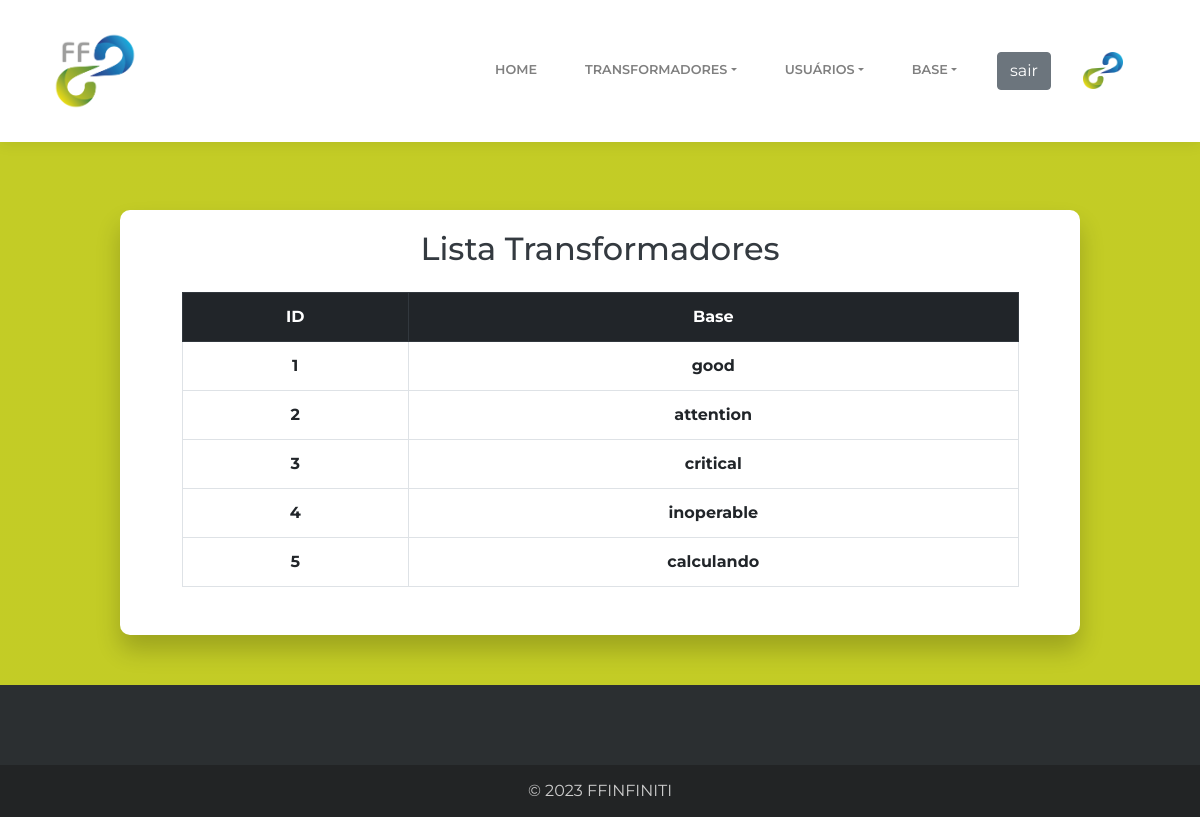
The page /paginas/list.transformers.status.php (signed in) on the database its author committed.
### tables this page shows
CREATE TABLE `transformersStatus` (
  `id` int NOT NULL AUTO_INCREMENT,
  `status` varchar(255) DEFAULT NULL,
  PRIMARY KEY (`id`)
);

### dao/transformersStatusDao.php (called while the page is built, shortened)
<?php
	function listTransformersStatus(){
    	$conn = conectar();
    	$sql = "select * from transformersStatus order by id";
		$result = mysqli_query($conn,$sql);
		return $result;
	}
?>

### paginas/list.transformers.status.php (the view)
<?php
	include_once('../template/header.php');
	include_once('../dao/transformersStatusDao.php');
    $resulTransformersStatus = listTransformersStatus();
?>
			 <section id="listtransformers" class="sections degrade" style="">
	            <div class="container">
                    <div class="content" style="width: 90%;height: 95%;">
		                <div class="table-responsive" style="padding-top: 20px;">
		                	<div class="form-group text-center h2">
                        		<label class="text-center text-dark">Lista Transformadores</label>
                    		</div>
							<table class="table table-bordered">
								<tbody>
									<tr class="text-center thead-dark">
								    	<th scope="row">ID</th>
								    	<th scope="row">Base</th>
									</tr>
			                   		<?php
			                   			while($transformerStatus = mysqli_fetch_array($resulTransformersStatus)){
									 		echo '<tr class="text-center">';
								    			echo '<th scope="row">'.$transformerStatus['id'].'</th>';
								    			echo '<th scope="row">'.$transformerStatus['status'].'</th>';
									    	echo '</tr>';
									    }
									?>
								</tbody>
							</table>
						</div>
		        	</div>
		        </div>
	         </section>
<?php
	include_once('../template/footer.php');
?>

### assets/css/style.css (style rules this page uses)
.degrade { width: 100%; overflow: hidden; display: flex; justify-content: center; align-items: center; background: linear-gradient(-45deg, #C3CC25, #C3CC26); background-attachment: fixed; overflow: hidden; position: relative; background-size: cover; text-align: justify; padding-top: 5rem; }
.sections .container { background: #fff; border-radius: 10px; box-shadow: 0 15px 25px rgba(0,0,0,0.2); width: 80%; display: flex; justify-content: center; align-items: center; flex-wrap: wrap; margin-top: 50px; margin-bottom: 50px; padding-bottom: 2rem; }

### rows shown on the page
transformersstatus: id "1", status "good"
transformersstatus: id "2", status "attention"
transformersstatus: id "3", status "critical"
transformersstatus: id "4", status "inoperable"
transformersstatus: id "5", status "calculando"
